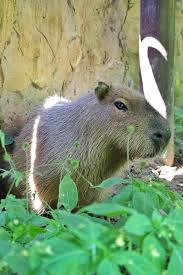
#> input picture img/images(1).jpeg, 183 x 275 px
$ python trackbars.py
#> lines starting #> are read from the running program, lines starting #| are printed output that depends on the picture; after the words box and inside, x2 and y2 are one past the last pixel; in counts of white or black regions, pixels touching at a corner belong together
import cv2
import numpy as np

def nothing(x):
    pass

img = cv2.imread("img/images(1).jpeg")
#> img is the input picture: shape (275, 183, 3); mean B, G, R 113.3, 151.6, 125.4
hsv = cv2.cvtColor(img, cv2.COLOR_BGR2HSV)
#> hsv: shape (275, 183, 3); mean H, S, V 51.3, 84.6, 156

cv2.namedWindow("Trackbars")
cv2.createTrackbar("H Min", "Trackbars", 0, 179, nothing)
#> slider 'H Min' is set to 35
cv2.createTrackbar("H Max", "Trackbars", 179, 179, nothing)
cv2.createTrackbar("S Min", "Trackbars", 0, 255, nothing)
#> slider 'S Min' is set to 51
cv2.createTrackbar("S Max", "Trackbars", 255, 255, nothing)
cv2.createTrackbar("V Min", "Trackbars", 0, 255, nothing)
#> slider 'V Min' is set to 51
cv2.createTrackbar("V Max", "Trackbars", 255, 255, nothing)

while True:
    h_min = cv2.getTrackbarPos("H Min", "Trackbars")
    h_max = cv2.getTrackbarPos("H Max", "Trackbars")
    s_min = cv2.getTrackbarPos("S Min", "Trackbars")
    s_max = cv2.getTrackbarPos("S Max", "Trackbars")
    v_min = cv2.getTrackbarPos("V Min", "Trackbars")
    v_max = cv2.getTrackbarPos("V Max", "Trackbars")

    lower = np.array([h_min, s_min, v_min])
    upper = np.array([h_max, s_max, v_max])

    mask = cv2.inRange(hsv, lower, upper)
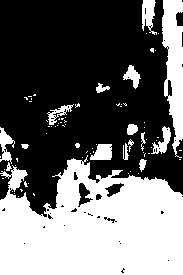
#> mask: shape (275, 183); 41.2% white; 77 white regions (60 under 20 px), largest, box (x1, y1, x2, y2) and area: (0, 155, 183, 275) 16460, (162, 0, 183, 158) 2171, (142, 0, 157, 35) 326
    result = cv2.bitwise_and(img, img, mask=mask)
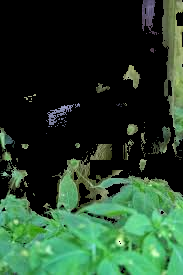
#> result: shape (275, 183, 3); mean B, G, R 42.4, 65.5, 36.8

    cv2.imshow("Mask", mask)
    cv2.imshow("Result", result)

    if cv2.waitKey(1) & 0xFF == 27:
#> (key Esc is pressed here)
        break

cv2.destroyAllWindows()
